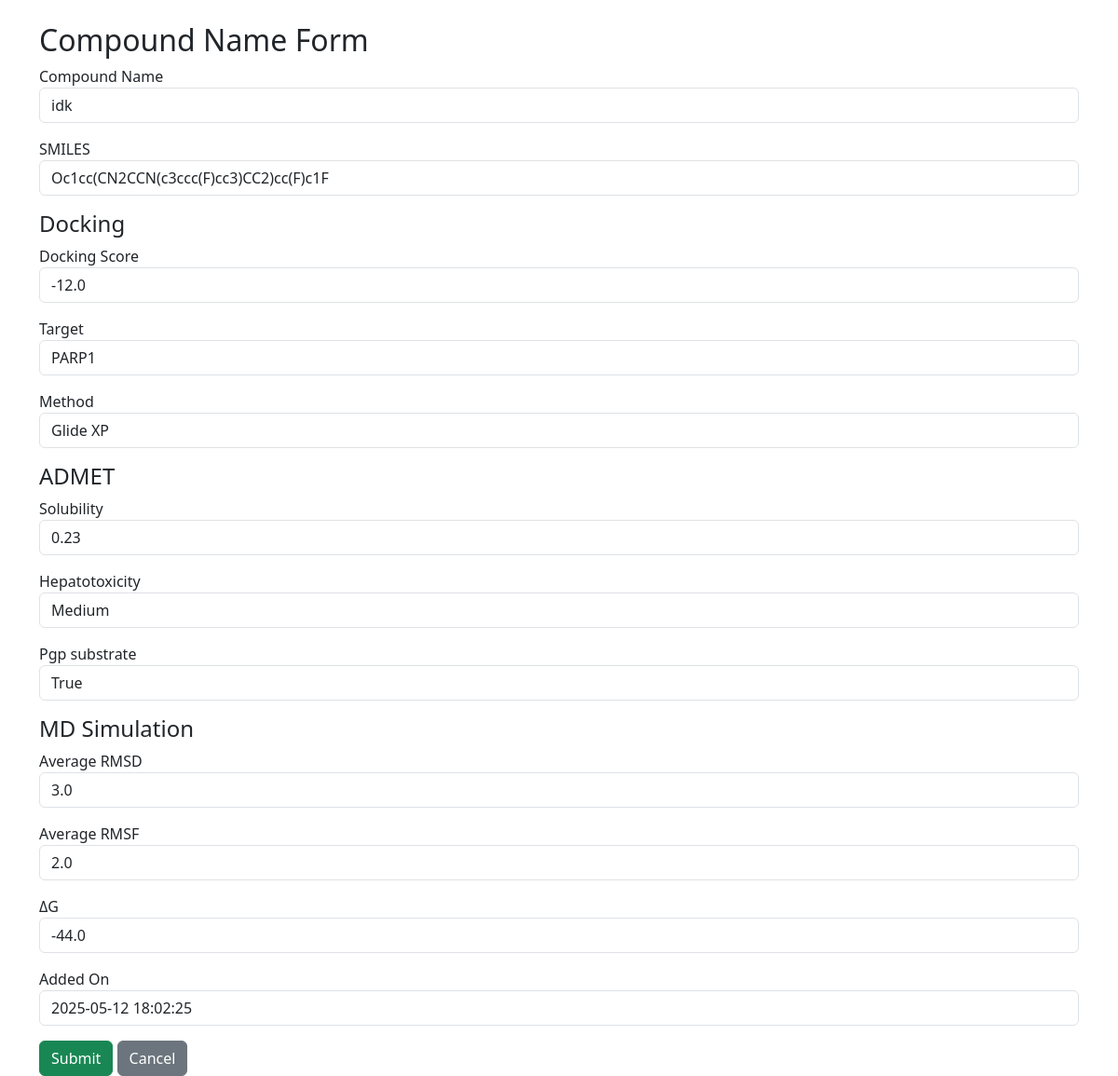
The app's page /edit/4 with its own data.
### models.py (models this page shows)
class Compound(db.Model):
    id = db.Column(db.Integer, primary_key=True)
    name = db.Column(db.String(100), nullable=False)
    smiles = db.Column(db.String(255), nullable=False)
    added_on = db.Column(db.DateTime, default=datetime.utcnow)
    docking_scores = db.relationship('Docking', backref='compound', cascade="all, delete-orphan")
    admet_properties = db.relationship('ADMET', backref='compound', cascade="all, delete-orphan")
    md_results = db.relationship('MDSimulation', backref='compound', cascade="all, delete-orphan")

class Docking(db.Model):
    id = db.Column(db.Integer, primary_key=True) # A foreign key for the connection, required
    compound_id = db.Column(db.Integer, db.ForeignKey('compound.id'), nullable=False)
    score = db.Column(db.Float)
    target = db.Column(db.String(100))
    method = db.Column(db.String(50))

class ADMET(db.Model):
    id = db.Column(db.Integer, primary_key=True)
    compound_id = db.Column(db.Integer, db.ForeignKey('compound.id'), nullable=False)
    solubility = db.Column(db.String(50))
    hepatotoxicity = db.Column(db.String(50))
    bioavailability = db.Column(db.String(50))

class MDSimulation(db.Model):
    id = db.Column(db.Integer, primary_key=True)
    compound_id = db.Column(db.Integer, db.ForeignKey('compound.id'), nullable=False)
    avg_rmsd = db.Column(db.Float)
    avg_rmsf = db.Column(db.Float)
    interactions = db.Column(db.Float)

### app.py (the view, shortened to what this page needs)
@app.route('/edit/<int:id>', methods=['GET', 'POST'])
def edit_compound(id):
    compound = Compound.query.get_or_404(id)
    docking = compound.docking_scores[0] if compound.docking_scores else Docking(compound_id=id)
    admet = compound.admet_properties[0] if compound.admet_properties else ADMET(compound_id=id)
    md = compound.md_results[0] if compound.md_results else MDSimulation(compound_id=id)
    c_form = CompoundForm(obj=compound)
    d_form = DockingForm(obj=docking)
    a_form = ADMETForm(obj=admet)
    md_form = MDSimulationForm(obj=md)
    compound = None
    return render_template('compound_form.html', c_form=c_form, d_form=d_form, a_form=a_form, md_form=md_form, compound=compound)

### forms.py
class CompoundForm(FlaskForm):
    name = StringField('Compound Name', validators=[DataRequired()])
    smiles = StringField('SMILES', validators=[DataRequired()])
    added_on = DateTimeField('Added On', default=datetime.utcnow)
    submit = SubmitField('Save Compound')

class DockingForm(FlaskForm):
    score = FloatField('Docking Score')
    target = StringField('Target')
    method = StringField('Method')
    submit = SubmitField('Save Docking')

### templates/compound_form.html (shortened to what this page needs)
<!doctype html>
<html lang="en">
<head>
    <link href="https://cdn.jsdelivr.net/npm/bootstrap@5.3.0/dist/css/bootstrap.min.css" rel="stylesheet">
</head>
<body class="container mt-4">
    <h2>{{ c_form.name.label.text }} Form</h2>
    <form method="POST">
        <div class="mb-3">
            {{ c_form.name.label }} {{ c_form.name(class_="form-control") }}
        </div>
        <div class="mb-3">
            {{ c_form.smiles.label }} {{ c_form.smiles(class_="form-control") }}
        </div>
        <h4>Docking</h4>
        <div class="mb-3">
            {{ d_form.score.label }} {{ d_form.score(class_="form-control") }}
        </div>
        <div class="mb-3">
            {{ d_form.target.label }} {{ d_form.target(class_="form-control") }}
        </div>
        <div class="mb-3">
            {{ d_form.method.label }} {{ d_form.method(class_="form-control") }}
        </div>
        <h4>ADMET</h4>
        <div class="mb-3">
            {{ a_form.solubility.label }} {{ a_form.solubility(class_="form-control") }}
        </div>
        <div class="mb-3">
            {{ a_form.hepatotoxicity.label }} {{ a_form.hepatotoxicity(class_="form-control") }}
        </div>
        <div class="mb-3">
            {{ a_form.bioavailability.label }} {{ a_form.bioavailability(class_="form-control") }}
        </div>
        <h4>MD Simulation</h4>
        <div class="mb-3">
            {{ md_form.avg_rmsd.label }} {{ md_form.avg_rmsd(class_="form-control") }}
        </div>
        <div class="mb-3">
            {{ md_form.avg_rmsf.label }} {{ md_form.avg_rmsf(class_="form-control") }}
        </div>
        <div class="mb-3">
            {{ md_form.interactions.label }} {{ md_form.interactions(class_="form-control") }}
        </div>
        <div class="mb-3">
            {{ c_form.added_on.label }} {{ c_form.added_on(class_="form-control") }}
        </div>
        <button type="submit" class="btn btn-success">Submit</button>
        <a href="{{ url_for('index') }}" class="btn btn-secondary">Cancel</a>
    </form>
</body>
</html>

### records on screen
Compound: name "idk", smiles "Oc1cc(CN2CCN(c3ccc(F)cc3)CC2)cc(F)c1F", added_on "2025-05-12 18:02:25"
Docking: score "-12.0", target "PARP1", method "Glide XP"
ADMET: solubility "0.23", hepatotoxicity "Medium", bioavailability "True"
MDSimulation: avg_rmsd "3.0", avg_rmsf "2.0", interactions "-44.0"

### other values on screen
{{ c_form.name.label.text }} "Compound Name"
{{ c_form.name.label }} "Compound Name"
{{ c_form.smiles.label }} "SMILES"
{{ d_form.score.label }} "Docking Score"
{{ d_form.target.label }} "Target"
{{ d_form.method.label }} "Method"
{{ a_form.solubility.label }} "Solubility"
{{ a_form.hepatotoxicity.label }} "Hepatotoxicity"
{{ a_form.bioavailability.label }} "Pgp substrate"
{{ md_form.avg_rmsd.label }} "Average RMSD"
{{ md_form.avg_rmsf.label }} "Average RMSF"
{{ md_form.interactions.label }} "ΔG"
{{ c_form.added_on.label }} "Added On"
